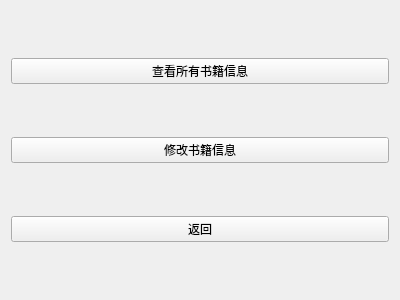
<?xml version="1.0" encoding="UTF-8"?>
<ui version="4.0">
 <class>book</class>
 <widget class="QWidget" name="book">
  <property name="geometry">
   <rect>
    <x>0</x>
    <y>0</y>
    <width>400</width>
    <height>300</height>
   </rect>
  </property>
  <property name="windowTitle">
   <string>Form</string>
  </property>
  <layout class="QGridLayout" name="gridLayout">
   <item row="0" column="0">
    <widget class="QPushButton" name="pushButton">
     <property name="text">
      <string>查看所有书籍信息</string>
     </property>
    </widget>
   </item>
   <item row="1" column="0">
    <widget class="QPushButton" name="pushButton_2">
     <property name="text">
      <string>修改书籍信息</string>
     </property>
    </widget>
   </item>
   <item row="2" column="0">
    <widget class="QPushButton" name="pushButton_3">
     <property name="text">
      <string>返回</string>
     </property>
    </widget>
   </item>
  </layout>
 </widget>
 <resources/>
 <connections/>
</ui>
